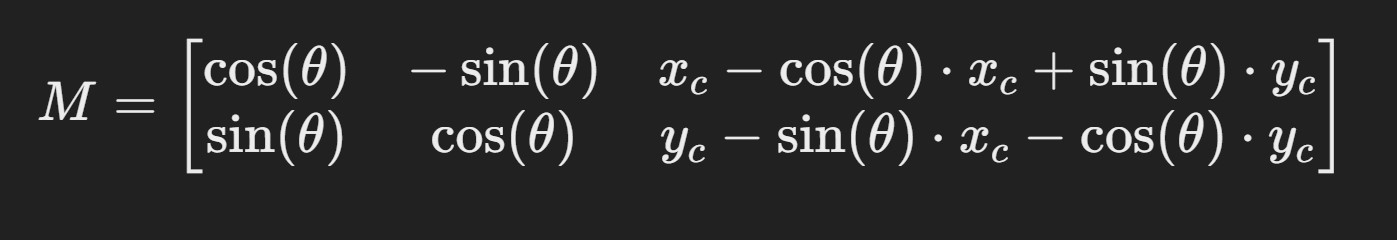
#> input picture 1.Image_Processing/data/2x3_matrix.jpg, 1397 x 240 px, given in place of videoplayback.webm, which was not available
$ jupyter execute --allow-errors Assignment.ipynb
#> lines starting #> are read from the running program, lines starting #| are printed output that depends on the picture; after the words box and inside, x2 and y2 are one past the last pixel; in counts of white or black regions, pixels touching at a corner belong together; pictures that were not available may be replaced by others from this repository, and a replacement may not be noted
[cell 1]
#Import Modules
import cv2
import numpy as np
from PIL import Image
import matplotlib.pyplot as plt
import seaborn as sns

[cell 2]
def predict_cool_vs_warm(image):
    # Load the image and convert to HSV

    image_hsv = cv2.cvtColor(image, cv2.COLOR_BGR2HSV)

    # Get the hue channel (0 index)
    hue = image_hsv[:, :, 0]

    # Define warm (0-60) and cool (90-180) ranges
    warm_mask = (hue >= 100) & (hue <= 130)
    cool_mask = (hue >= 0) & (hue <= 50)

    # Calculate the percentage of warm and cool pixels
    warm_percentage = np.sum(warm_mask) / hue.size * 100
    cool_percentage = np.sum(cool_mask) / hue.size * 100

    # Decide which is dominant
    if warm_percentage > cool_percentage:
        prediction = "Warm"
    else:
        prediction = "Cool"

    print(f"Warm Pixels: {warm_percentage:.2f}%")
    print(f"Cool Pixels: {cool_percentage:.2f}%")

    return prediction

[cell 3]
def predict_dull_vs_bright(image):
    # Load the image and convert to HSV

    image_hsv = cv2.cvtColor(image, cv2.COLOR_BGR2HSV)

    # Get the saturation and value (brightness) channels
    saturation = image_hsv[:, :, 1]
    value = image_hsv[:, :, 2]

    # Define thresholds for dull (low saturation and brightness)
    dull_saturation_threshold =80
    dull_value_threshold = 90

    # Calculate the percentage of dull pixels
    dull_mask = (saturation < dull_saturation_threshold) & (value < dull_value_threshold)
    dull_percentage = np.sum(dull_mask) / saturation.size * 100

    # Decide whether the image is dull or bright
    if dull_percentage > 10:  # If more than 50% of the image is dull
        prediction = "Dull"
    else:
        prediction = "Bright"

    print(f"Dull Pixels: {dull_percentage:.2f}%")

    return prediction

[cell 4]
#cam_webcam = cv2.VideoCapture(0) # default webcam
cam_file = cv2.VideoCapture("./data/videoplayback.webm") # default webcam

while True:
    ret, frame = cam_file.read()
#> frame is the input picture: shape (240, 1397, 3); min 16, max 251, mean 44.6

    # ret, frame = cam_file.read()

    if not ret:
        break

    cv2.imshow("Video_File", frame)
    # Simple hack
    # cv2.imwrite("./data/temp.jpg", frame)

    if cv2.waitKey(1) & 0xFF == ord('q'):
#> (key q is pressed here)
        break

cam_file.release()
cv2.destroyAllWindows()

[cell 5]
image = cv2.imread('./data/I.png')

[cell 6]
##Reading Image

img_1 = cv2.imread('./video/img1.png')
img_2 = cv2.imread('./video/img2.png')
img_3 = cv2.imread('./video/img3.png')
img_4 = cv2.imread('./video/img4.png')
img_5 = cv2.imread('./video/img5.png')


pic_1 = cv2.imread('./video2/1.png')
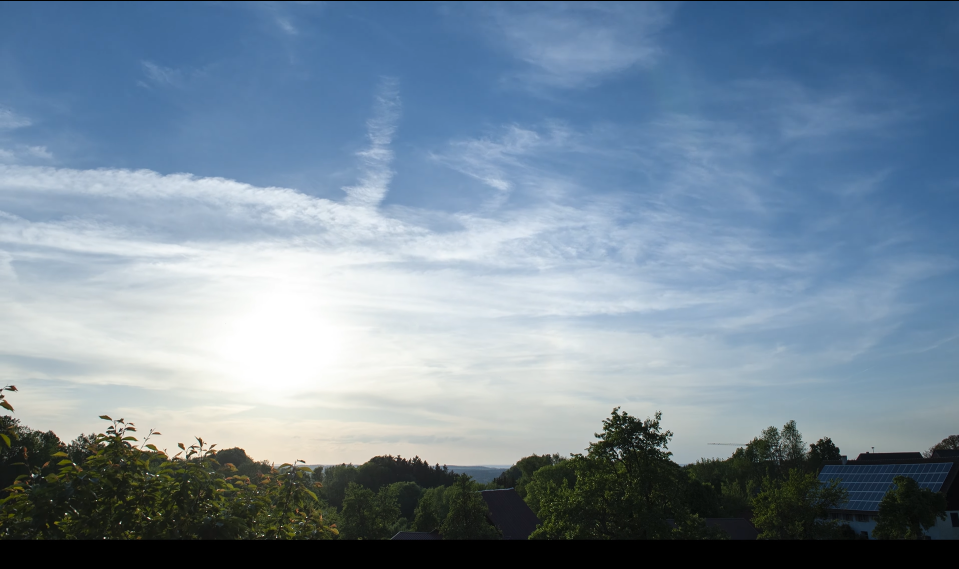
#> input picture 1.Image_Processing/video2/1.png, 1918 x 1137 px (shown at 1/2 size)
#> pic_1 is the input picture: shape (1137, 1918, 3); mean B, G, R 154.8, 137.8, 118.4
pic_2 = cv2.imread('./video2/2.png')
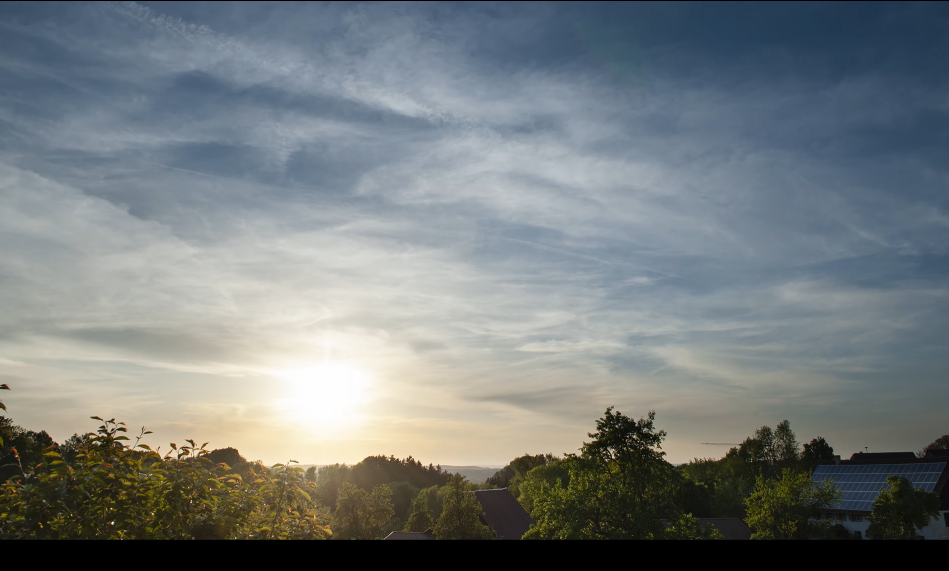
#> input picture 1.Image_Processing/video2/2.png, 1898 x 1141 px (shown at 1/2 size)
#> pic_2 is the input picture: shape (1141, 1898, 3); mean B, G, R 124.9, 123.7, 117.2
pic_3 = cv2.imread('./video2/3.png')
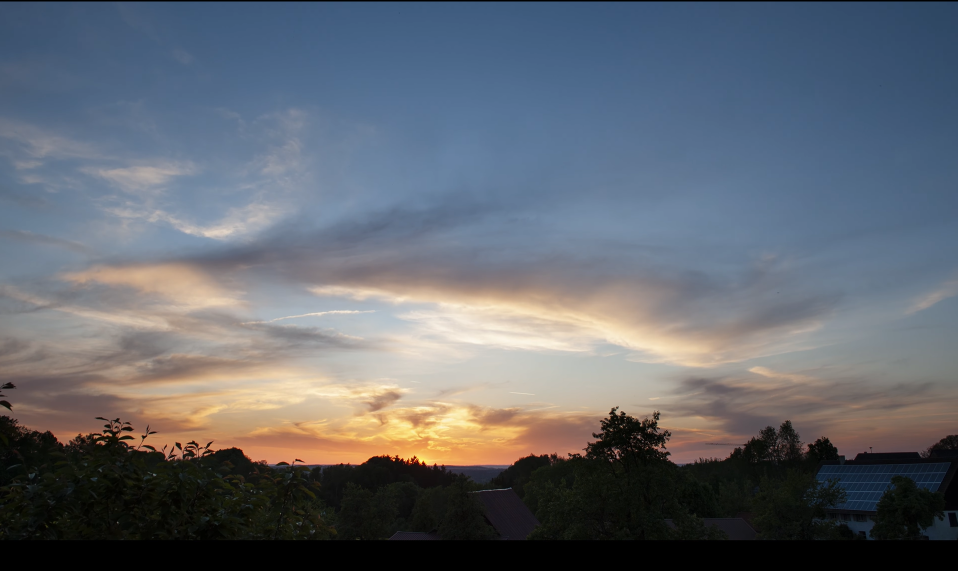
#> input picture 1.Image_Processing/video2/3.png, 1915 x 1142 px (shown at 1/2 size)
#> pic_3 is the input picture: shape (1142, 1915, 3); mean B, G, R 111.4, 103.3, 98.3
pic_4 = cv2.imread('./video2/4.png')
pic_5 = cv2.imread('./video2/5.png')
pic_6 = cv2.imread('./video2/6.png')

[cell 7]
image = cv2.imread('./video2/1.png')

image_rgb = cv2.cvtColor(image, cv2.COLOR_BGRA2RGB)
image_hsv = cv2.cvtColor(image, cv2.COLOR_BGR2HSV)
#> image_hsv: shape (1137, 1918, 3); mean H, S, V 82.1, 71.5, 157.6

plt.figure(figsize=(16, 6))

plt.subplot(1,3,1)
plt.imshow(image)
plt.title("Original")

plt.subplot(1,3,2)
plt.imshow(image_rgb)
plt.title("Image_RGB")

plt.subplot(1,3,3)
plt.imshow(image_hsv)
plt.title("Image_hsv")

plt.show()
#> figure, not shown here; B, G, R data is drawn as R, G, B
image.shape
#> Out = (1137, 1918, 3)

[cell 8]
image = cv2.imread('./video/img1.jpg')

#> (the rest of this cell did not finish here and is left out)

[cell 9]
# Load the image and convert to HSV
image = cv2.imread('./video2/6.png')
#> (the rest of this cell did not finish here and is left out)

[cell 10]
predict_dull_vs_bright(pic_1)
#> in predict_dull_vs_bright, `dull_mask = (saturation < dull_saturation_threshold) & (value < dull_v..`:
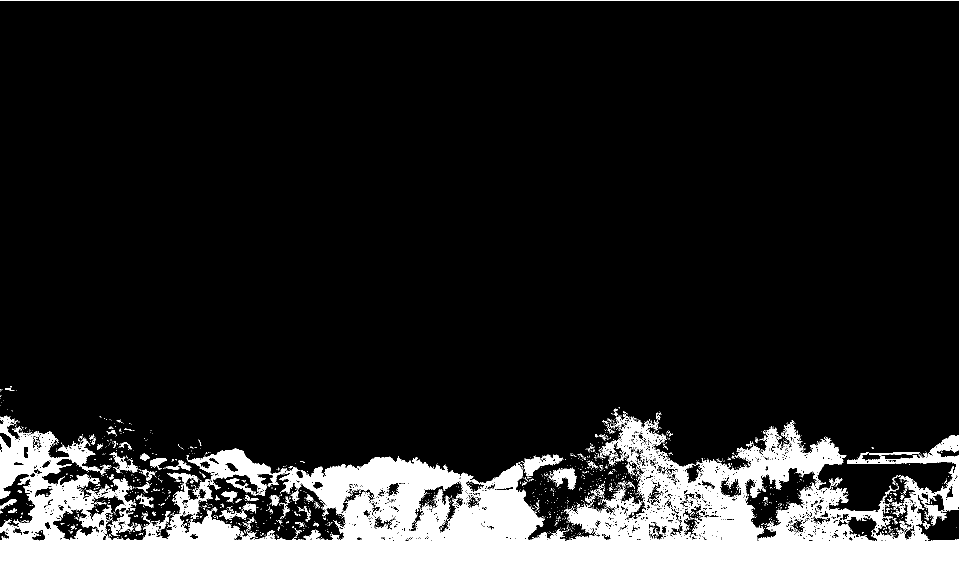
#> dull_mask: shape (1137, 1918) bool (shown at 1/2 size); 13.3% white; 2083 white regions (1961 under 20 px), largest, box (x1, y1, x2, y2) and area: (0, 827, 1918, 1137) 262039, (373, 897, 574, 992) 5991, (0, 0, 1918, 2) 3836
#> in predict_dull_vs_bright, `dull_percentage = np.sum(dull_mask) / saturation.size * 100`: dull_percentage = 13.27
#| Dull Pixels: 13.27%
predict_dull_vs_bright(pic_2)
#> in predict_dull_vs_bright (call 2), `image_hsv = cv2.cvtColor(image, cv2.COLOR_BGR2HSV)`: image_hsv: shape (1141, 1898, 3); mean H, S, V 68.4, 56.9, 133.9
#> in predict_dull_vs_bright (call 2), `dull_mask = (saturation < dull_saturation_threshold) & (value < dull_v..`: dull_mask: shape (1141, 1898) bool; 8.5% white; 2268 white regions (2152 under 20 px), largest, box (x1, y1, x2, y2) and area: (0, 869, 1898, 1141) 159018, (0, 0, 1898, 2) 3796, (0, 897, 44, 970) 1683
#| Dull Pixels: 8.45%
predict_dull_vs_bright(pic_3)
#> in predict_dull_vs_bright (call 3), `image_hsv = cv2.cvtColor(image, cv2.COLOR_BGR2HSV)`: image_hsv: shape (1142, 1915, 3); mean H, S, V 70.8, 74, 122.7
#> in predict_dull_vs_bright (call 3), `saturation = image_hsv[:, :, 1]`:
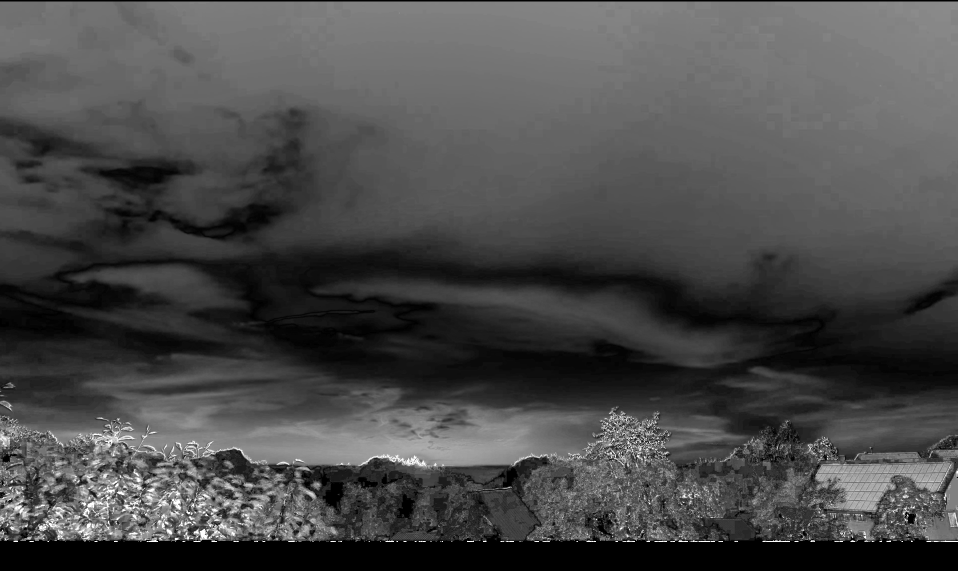
#> saturation: shape (1142, 1915) (shown at 1/2 size); min 0, max 255, mean 74
#> in predict_dull_vs_bright (call 3), `value = image_hsv[:, :, 2]`:
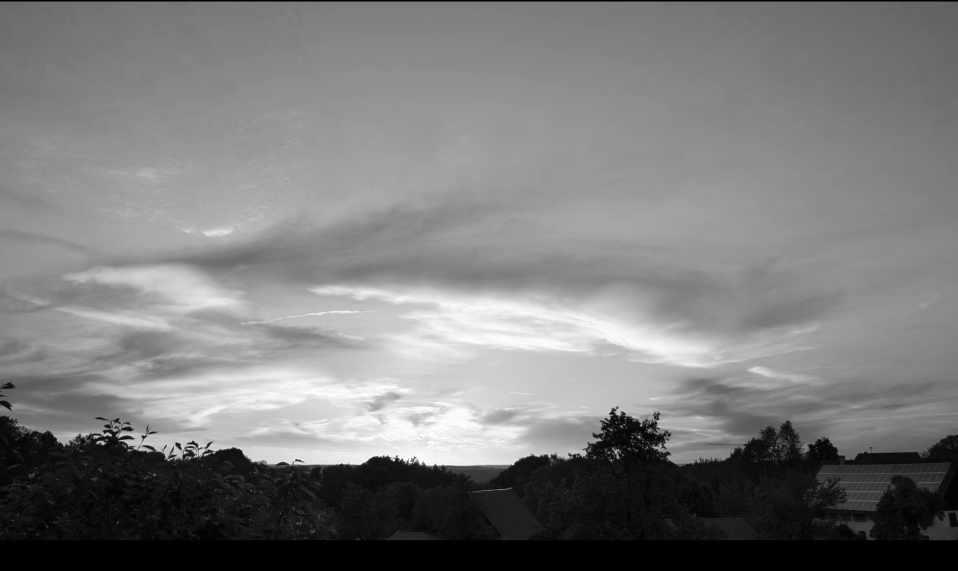
#> value: shape (1142, 1915) (shown at 1/2 size); min 0, max 255, mean 122.7
#> in predict_dull_vs_bright (call 3), `dull_mask = (saturation < dull_saturation_threshold) & (value < dull_v..`:
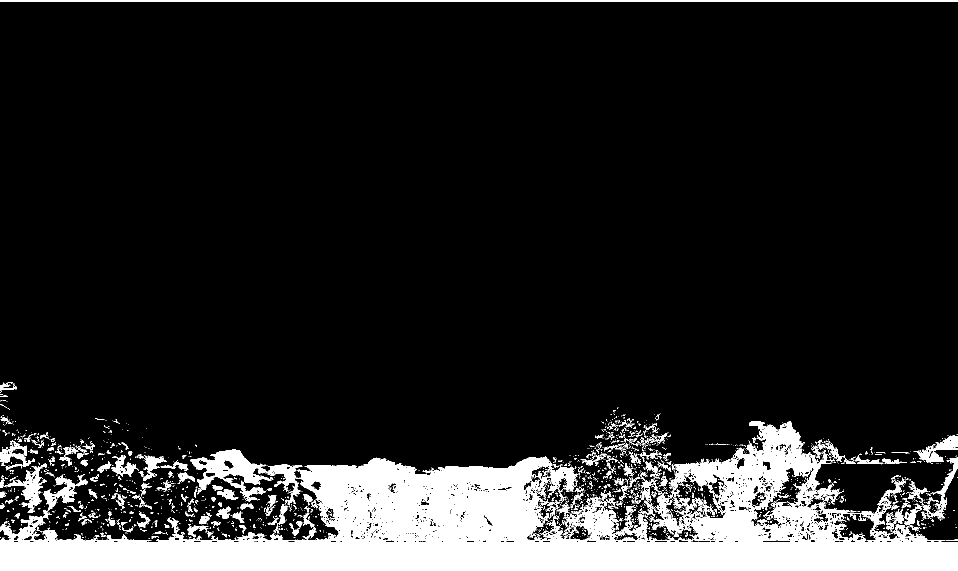
#> dull_mask: shape (1142, 1915) bool (shown at 1/2 size); 13.1% white; 2110 white regions (1862 under 20 px), largest, box (x1, y1, x2, y2) and area: (0, 842, 1915, 1142) 234610, (0, 0, 1915, 3) 5745, (380, 898, 547, 989) 5458
#> in predict_dull_vs_bright (call 3), `dull_percentage = np.sum(dull_mask) / saturation.size * 100`: dull_percentage = 13.06
#| Dull Pixels: 13.06%
#> (the rest of this cell did not finish here and is left out)

[cell 11]
def predict_dull_vs_bright(image,dull):
    # Load the image and convert to HSV

    image_hsv = cv2.cvtColor(image, cv2.COLOR_BGR2HSV)

    # Get the saturation and value (brightness) channels
    saturation = image_hsv[:, :, 1]
    value = image_hsv[:, :, 2]

    # Define thresholds for dull (low saturation and brightness)
    dull_saturation_threshold =80
    dull_value_threshold = 90


    # Calculate the percentage of dull pixels
    dull_mask = (saturation < dull_saturation_threshold) & (value < dull_value_threshold)
    dull_percentage = np.sum(dull_mask) / saturation.size * 100

    dull.append(dull_percentage)

[cell 12]
video_path = "./video2/video2.mp4"

[cell 13]
def calcu_day_nyt(video_path):
    cam_file = cv2.VideoCapture(video_path)

    dull = []

    while True:
       ret, frame = cam_file.read()

       if not ret:
           break

       resized_frame = cv2.resize(frame, (640, 360))
       cv2.imshow("Video_File", resized_frame)
       predict_dull_vs_bright(frame,dull)

       if cv2.waitKey(1) & 0xFF == ord('q'):
           break

    cam_file.release()
    cv2.destroyAllWindows()

    mean_dull = round(np.mean(dull),2)
    print("In this Video {} % frame are Afternoon to Evening ".format(100 - mean_dull))
    print("In this Video {} % frame are Evening to Night".format(mean_dull))

[cell 14]
calcu_day_nyt(video_path)
#> in calcu_day_nyt, `resized_frame = cv2.resize(frame, (640, 360))`:
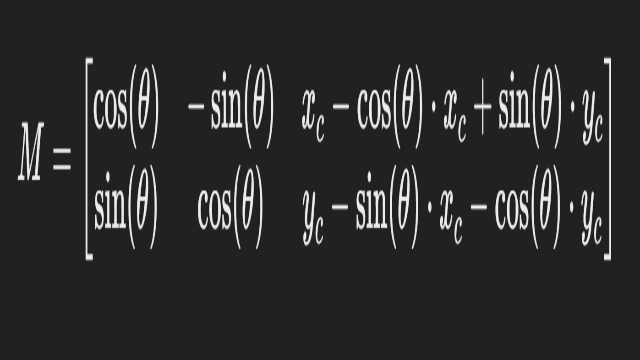
#> resized_frame: shape (360, 640, 3); min 23, max 244, mean 44.6
#> in predict_dull_vs_bright, `image_hsv = cv2.cvtColor(image, cv2.COLOR_BGR2HSV)`: image_hsv: shape (240, 1397, 3); mean H, S, V 0, 0, 44.6
#> in predict_dull_vs_bright, `saturation = image_hsv[:, :, 1]`: saturation: shape (240, 1397); every value is 0
#> in predict_dull_vs_bright, `dull_mask = (saturation < dull_saturation_threshold) & (value < dull_v..`:
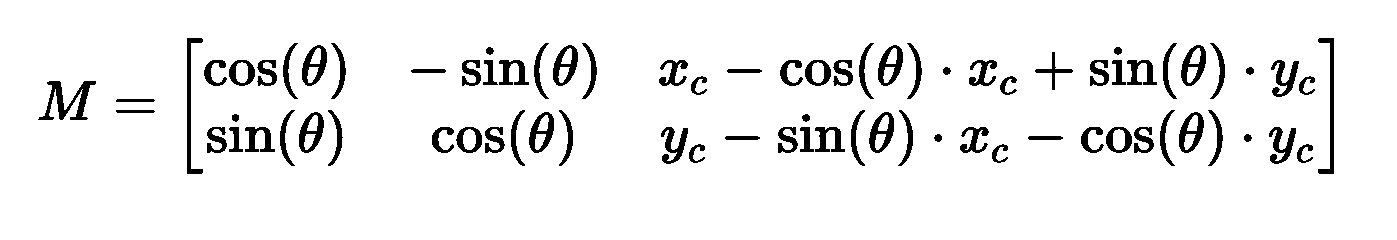
#> dull_mask: shape (240, 1397) bool; 93.4% white; 78 black regions, largest, box (x1, y1, x2, y2) and area: (38, 81, 96, 120) 831, (187, 38, 203, 174) 661, (1318, 38, 1334, 174) 661
#> in predict_dull_vs_bright, `dull_percentage = np.sum(dull_mask) / saturation.size * 100`: dull_percentage = 93.43
#> (key q is pressed here)
